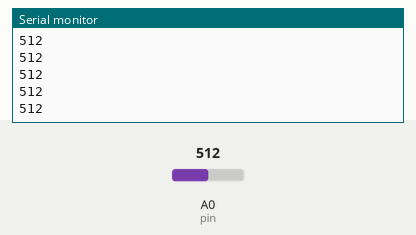
Simulated run of this sketch. Board: Arduino Uno, built with avr-gcc and run on an emulated ATmega328P. Parts: the last lines printed to the serial monitor. Inputs (shaded band) come from the test bench; at power-on: A0 (pin) = 512.

Above: at 1.2 s.
1.3 s: A0 (pin) set to 716
At 2.3 s:
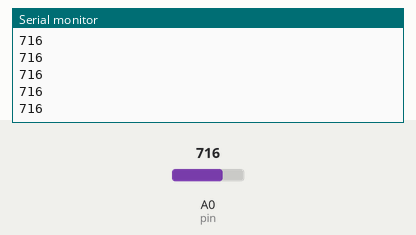
2.8 s: A0 (pin) set to 900
At 3.5 s:
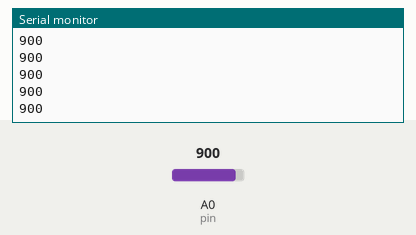
Timing chart, 0 to 5.8 s (numbered marks = the images above; inputs shaded):
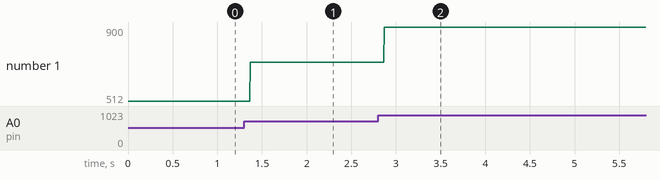

Measured:
- after the input at 1.3 s, the serial monitor: prints a new line after 0.07 s (image 1)
- after the input at 2.8 s, the serial monitor: prints a new line after 0.07 s (image 2)
- plotted number 1: 512 → 716 after the input at 1.3 s, 716 → 900 after the input at 2.8 s

The sketch:

analog.ino
```cpp
int pin = A0;

unsigned long duration;


void setup()

{
  Serial.begin(9600);
  pinMode(pin, INPUT);

}


void loop()

{
  duration = analogRead(A0);
  Serial.println(duration);
}
```
